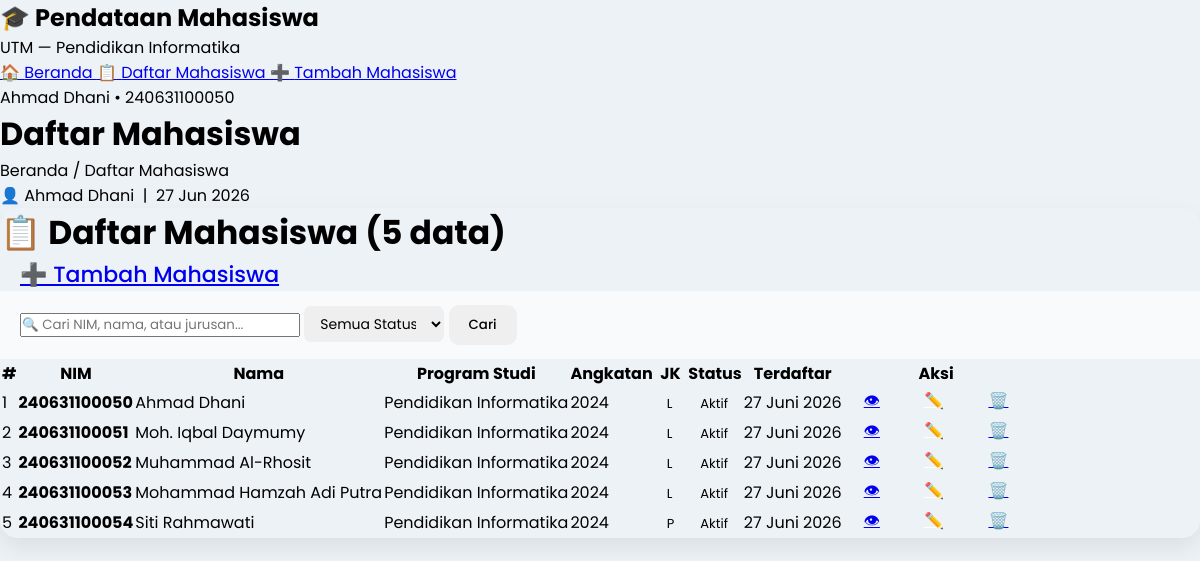
Page /daftar.php on the committed database.
### tables this page shows
CREATE TABLE IF NOT EXISTS mahasiswa (
    id INT AUTO_INCREMENT PRIMARY KEY,
    nim VARCHAR(20) NOT NULL UNIQUE,
    nama VARCHAR(100) NOT NULL,
    jurusan VARCHAR(100) NOT NULL,
    angkatan YEAR NOT NULL,
    jenis_kelamin ENUM('L', 'P') NOT NULL,
    email VARCHAR(100),
    no_hp VARCHAR(20),
    alamat TEXT,
    status ENUM('Aktif', 'Cuti', 'Lulus', 'DO') DEFAULT 'Aktif',
    created_at TIMESTAMP DEFAULT CURRENT_TIMESTAMP
);

### koneksi.php (called while the page is built, shortened)
<?php
function formatTanggal($tanggal) {
    $bulan = [
        '01' => 'Januari', '02' => 'Februari', '03' => 'Maret',
        '04' => 'April',   '05' => 'Mei',       '06' => 'Juni',
        '07' => 'Juli',    '08' => 'Agustus',   '09' => 'September',
        '10' => 'Oktober', '11' => 'November',  '12' => 'Desember'
    ];
    $parts = explode('-', date('Y-m-d', strtotime($tanggal)));
    return $parts[2] . ' ' . $bulan[$parts[1]] . ' ' . $parts[0];
}
?>

### daftar.php (the view, shortened to what this page needs)
<?php
require 'koneksi.php';
$search  = '';
$where   = '';
$per_page    = 10;
$page        = isset($_GET['page']) && is_numeric($_GET['page']) ? (int)$_GET['page'] : 1;
$offset      = ($page - 1) * $per_page;
$count_query = mysqli_query($koneksi, "SELECT COUNT(*) as total FROM mahasiswa WHERE 1=1 $where");
$count_row   = mysqli_fetch_assoc($count_query);
$total_data  = $count_row['total'];
$query  = "SELECT * FROM mahasiswa WHERE 1=1 $where ORDER BY created_at DESC LIMIT $per_page OFFSET $offset";
$result = mysqli_query($koneksi, $query);
require 'header.php';
?>
<div class="card">
    <div class="card-header">
        <h2>📋 Daftar Mahasiswa (<?= $total_data ?> data)</h2>
        <a href="tambah.php" class="btn btn-primary btn-sm">➕ Tambah Mahasiswa</a>
    </div>
    <div style="padding: 14px 20px; border-bottom: 1px solid var(--border); background: #f8fafc;">
        <form method="GET" action="daftar.php" class="search-bar" style="flex-wrap:wrap; gap:8px;">
            <input type="text" name="search" placeholder="🔍 Cari NIM, nama, atau jurusan..." value="<?= htmlspecialchars($search) ?>" style="width:280px;">
            <select name="filter_status" style="width:140px; padding:7px 12px; border:1.5px solid var(--border); border-radius:7px; font-size:14px;">
                <option value="">Semua Status</option>
            </select>
            <button type="submit" class="btn btn-primary btn-sm">Cari</button>
        </form>
    </div>
    <div class="table-wrapper">
        <table>
            <thead>
                <tr>
                    <th>#</th>
                    <th>NIM</th>
                    <th>Nama</th>
                    <th>Program Studi</th>
                    <th>Angkatan</th>
                    <th>JK</th>
                    <th>Status</th>
                    <th>Terdaftar</th>
                    <th>Aksi</th>
                </tr>
            </thead>
            <tbody>
            <?php
            $no = $offset + 1;
            if (mysqli_num_rows($result) > 0):
                while ($row = mysqli_fetch_assoc($result)):
                    $badge_status = 'badge-aktif';
                    $badge_jk = $row['jenis_kelamin'] === 'L' ? 'badge-l' : 'badge-p';
                    $label_jk = $row['jenis_kelamin'] === 'L' ? 'L' : 'P';
            ?>
                <tr>
                    <td><?= $no++ ?></td>
                    <td><strong><?= htmlspecialchars($row['nim']) ?></strong></td>
                    <td><?= htmlspecialchars($row['nama']) ?></td>
                    <td><?= htmlspecialchars($row['jurusan']) ?></td>
                    <td><?= $row['angkatan'] ?></td>
                    <td><span class="badge <?= $badge_jk ?>"><?= $label_jk ?></span></td>
                    <td><span class="badge <?= $badge_status ?>"><?= $row['status'] ?></span></td>
                    <td><?= formatTanggal($row['created_at']) ?></td>
                    <td style="white-space:nowrap;">
                        <a href="detail.php?id=<?= $row['id'] ?>" class="btn btn-outline btn-sm">👁</a>
                        <a href="edit.php?id=<?= $row['id'] ?>"   class="btn btn-warning btn-sm">✏️</a>
                        <a href="hapus.php?id=<?= $row['id'] ?>"  class="btn btn-danger btn-sm btn-hapus">🗑️</a>
                    </td>
                </tr>
            <?php
                endwhile;
            endif; ?>
            </tbody>
        </table>
    </div>
</div>
<?php require 'footer.php'; ?>

### UAS-PEMWEB-2526G-240631100067/uasaan/css/style.css (style rules this page uses)
* { margin:0; padding:0; box-sizing:border-box; font-family:'Poppins',sans-serif; }
body { background:#edf2f7; }
.card { border:none; border-radius:18px; box-shadow:0 10px 25px rgba(0,0,0,.08); }
.card-header { border:none; font-size:22px; font-weight:600; }
.btn { border-radius:10px; padding:10px 20px; font-weight:500; }
.btn-primary { border:none; }
.btn-warning { color:white; border:none; }
.btn-danger { border:none; }
.badge { padding:8px 12px; font-size:13px; }

### rows in the picture
mahasiswa: nim "240631100050", nama "Ahmad Dhani", jurusan "Pendidikan Informatika", angkatan "2024", jenis_kelamin "L", status "Aktif", created_at "27 Juni 2026"
mahasiswa: nim "240631100051", nama "Moh. Iqbal Daymumy", jurusan "Pendidikan Informatika", angkatan "2024", jenis_kelamin "L", status "Aktif", created_at "27 Juni 2026"
mahasiswa: nim "240631100052", nama "Muhammad Al-Rhosit", jurusan "Pendidikan Informatika", angkatan "2024", jenis_kelamin "L", status "Aktif", created_at "27 Juni 2026"
mahasiswa: nim "240631100053", nama "Mohammad Hamzah Adi Putra", jurusan "Pendidikan Informatika", angkatan "2024", jenis_kelamin "L", status "Aktif", created_at "27 Juni 2026"
mahasiswa: nim "240631100054", nama "Siti Rahmawati", jurusan "Pendidikan Informatika", angkatan "2024", jenis_kelamin "P", status "Aktif", created_at "27 Juni 2026"

### other values in the picture
$page_title "Daftar Mahasiswa"
$breadcrumb "Beranda / Daftar Mahasiswa"
$total_data "5"
